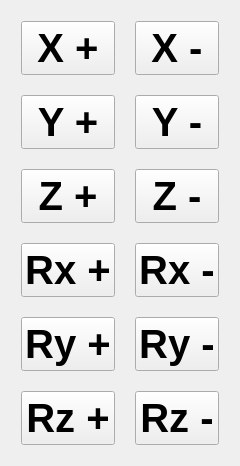
      <widget class="QWidget" name="tab_11">
       <attribute name="title">
        <string>[Base] CS Step</string>
       </attribute>
       <layout class="QGridLayout" name="gridLayout_22">
        <item row="0" column="0">
         <layout class="QGridLayout" name="gridLayout_17">
          <property name="leftMargin">
           <number>10</number>
          </property>
          <property name="topMargin">
           <number>10</number>
          </property>
          <property name="rightMargin">
           <number>10</number>
          </property>
          <property name="bottomMargin">
           <number>10</number>
          </property>
          <property name="spacing">
           <number>20</number>
          </property>
          <item row="0" column="0">
           <widget class="QPushButton" name="pushButton_jog_x1_plus_step">
            <property name="sizePolicy">
             <sizepolicy hsizetype="Preferred" vsizetype="Preferred">
              <horstretch>0</horstretch>
              <verstretch>0</verstretch>
             </sizepolicy>
            </property>
            <property name="minimumSize">
             <size>
              <width>0</width>
              <height>25</height>
             </size>
            </property>
            <property name="font">
             <font>
              <family>Ubuntu</family>
              <pointsize>30</pointsize>
              <weight>75</weight>
              <bold>true</bold>
             </font>
            </property>
            <property name="layoutDirection">
             <enum>Qt::LeftToRight</enum>
            </property>
            <property name="text">
             <string>X +</string>
            </property>
            <property name="autoDefault">
             <bool>false</bool>
            </property>
           </widget>
          </item>
          <item row="1" column="1">
           <widget class="QPushButton" name="pushButton_jog_x2_minus_step">
            <property name="enabled">
             <bool>true</bool>
            </property>
            <property name="sizePolicy">
             <sizepolicy hsizetype="Preferred" vsizetype="Preferred">
              <horstretch>0</horstretch>
              <verstretch>0</verstretch>
             </sizepolicy>
            </property>
            <property name="minimumSize">
             <size>
              <width>0</width>
              <height>25</height>
             </size>
            </property>
            <property name="font">
             <font>
              <family>Ubuntu</family>
              <pointsize>30</pointsize>
              <weight>75</weight>
              <bold>true</bold>
             </font>
            </property>
            <property name="autoFillBackground">
             <bool>false</bool>
            </property>
            <property name="text">
             <string>Y -</string>
            </property>
           </widget>
          </item>
          <item row="3" column="1">
           <widget class="QPushButton" name="pushButton_jog_x4_minus_step">
            <property name="enabled">
             <bool>true</bool>
            </property>
            <property name="sizePolicy">
             <sizepolicy hsizetype="Preferred" vsizetype="Preferred">
              <horstretch>0</horstretch>
              <verstretch>0</verstretch>
             </sizepolicy>
            </property>
            <property name="minimumSize">
             <size>
              <width>0</width>
              <height>25</height>
             </size>
            </property>
            <property name="font">
             <font>
              <family>Ubuntu</family>
              <pointsize>30</pointsize>
              <weight>75</weight>
              <bold>true</bold>
             </font>
            </property>
            <property name="text">
             <string>Rx -</string>
            </property>
           </widget>
          </item>
          <item row="0" column="1">
           <widget class="QPushButton" name="pushButton_jog_x1_minus_step">
            <property name="sizePolicy">
             <sizepolicy hsizetype="Preferred" vsizetype="Preferred">
              <horstretch>0</horstretch>
              <verstretch>0</verstretch>
             </sizepolicy>
            </property>
            <property name="minimumSize">
             <size>
              <width>0</width>
              <height>25</height>
             </size>
            </property>
            <property name="font">
             <font>
              <family>Ubuntu</family>
              <pointsize>30</pointsize>
              <weight>75</weight>
              <bold>true</bold>
             </font>
            </property>
            <property name="text">
             <string>X -</string>
            </property>
           </widget>
          </item>
          <item row="5" column="1">
           <widget class="QPushButton" name="pushButton_jog_x6_minus_step">
            <property name="sizePolicy">
             <sizepolicy hsizetype="Preferred" vsizetype="Preferred">
              <horstretch>0</horstretch>
              <verstretch>0</verstretch>
             </sizepolicy>
            </property>
            <property name="minimumSize">
             <size>
              <width>0</width>
              <height>25</height>
             </size>
            </property>
            <property name="font">
             <font>
              <family>Ubuntu</family>
              <pointsize>30</pointsize>
              <weight>75</weight>
              <bold>true</bold>
             </font>
            </property>
            <property name="text">
             <string>Rz -</string>
            </property>
           </widget>
          </item>
          <item row="2" column="0">
           <widget class="QPushButton" name="pushButton_jog_x3_plus_step">
            <property name="sizePolicy">
             <sizepolicy hsizetype="Preferred" vsizetype="Preferred">
              <horstretch>0</horstretch>
              <verstretch>0</verstretch>
             </sizepolicy>
            </property>
            <property name="minimumSize">
             <size>
              <width>0</width>
              <height>25</height>
             </size>
            </property>
            <property name="font">
             <font>
              <family>Ubuntu</family>
              <pointsize>30</pointsize>
              <weight>75</weight>
              <bold>true</bold>
             </font>
            </property>
            <property name="text">
             <string>Z +</string>
            </property>
           </widget>
          </item>
          <item row="4" column="1">
           <widget class="QPushButton" name="pushButton_jog_x5_minus_step">
            <property name="sizePolicy">
             <sizepolicy hsizetype="Preferred" vsizetype="Preferred">
              <horstretch>0</horstretch>
              <verstretch>0</verstretch>
             </sizepolicy>
            </property>
            <property name="minimumSize">
             <size>
              <width>0</width>
              <height>25</height>
             </size>
            </property>
            <property name="font">
             <font>
              <family>Ubuntu</family>
              <pointsize>30</pointsize>
              <weight>75</weight>
              <bold>true</bold>
             </font>
            </property>
            <property name="text">
             <string>Ry -</string>
            </property>
           </widget>
          </item>
          <item row="3" column="0">
           <widget class="QPushButton" name="pushButton_jog_x4_plus_step">
            <property name="sizePolicy">
             <sizepolicy hsizetype="Preferred" vsizetype="Preferred">
              <horstretch>0</horstretch>
              <verstretch>0</verstretch>
             </sizepolicy>
            </property>
            <property name="minimumSize">
             <size>
              <width>0</width>
              <height>25</height>
             </size>
            </property>
            <property name="font">
             <font>
              <family>Ubuntu</family>
              <pointsize>30</pointsize>
              <weight>75</weight>
              <bold>true</bold>
             </font>
            </property>
            <property name="text">
             <string>Rx +</string>
            </property>
           </widget>
          </item>
          <item row="2" column="1">
           <widget class="QPushButton" name="pushButton_jog_x3_minus_step">
            <property name="enabled">
             <bool>true</bool>
            </property>
            <property name="sizePolicy">
             <sizepolicy hsizetype="Preferred" vsizetype="Preferred">
              <horstretch>0</horstretch>
              <verstretch>0</verstretch>
             </sizepolicy>
            </property>
            <property name="minimumSize">
             <size>
              <width>0</width>
              <height>25</height>
             </size>
            </property>
            <property name="font">
             <font>
              <family>Ubuntu</family>
              <pointsize>30</pointsize>
              <weight>75</weight>
              <bold>true</bold>
             </font>
            </property>
            <property name="text">
             <string>Z -</string>
            </property>
           </widget>
          </item>
          <item row="1" column="0">
           <widget class="QPushButton" name="pushButton_jog_x2_plus_step">
            <property name="sizePolicy">
             <sizepolicy hsizetype="Preferred" vsizetype="Preferred">
              <horstretch>0</horstretch>
              <verstretch>0</verstretch>
             </sizepolicy>
            </property>
            <property name="minimumSize">
             <size>
              <width>0</width>
              <height>25</height>
             </size>
            </property>
            <property name="font">
             <font>
              <family>Ubuntu</family>
              <pointsize>30</pointsize>
              <weight>75</weight>
              <bold>true</bold>
             </font>
            </property>
            <property name="text">
             <string>Y +</string>
            </property>
           </widget>
          </item>
          <item row="5" column="0">
           <widget class="QPushButton" name="pushButton_jog_x6_plus_step">
            <property name="sizePolicy">
             <sizepolicy hsizetype="Preferred" vsizetype="Preferred">
              <horstretch>0</horstretch>
              <verstretch>0</verstretch>
             </sizepolicy>
            </property>
            <property name="minimumSize">
             <size>
              <width>0</width>
              <height>25</height>
             </size>
            </property>
            <property name="font">
             <font>
              <family>Ubuntu</family>
              <pointsize>30</pointsize>
              <weight>75</weight>
              <bold>true</bold>
             </font>
            </property>
            <property name="text">
             <string>Rz +</string>
            </property>
           </widget>
          </item>
          <item row="4" column="0">
           <widget class="QPushButton" name="pushButton_jog_x5_plus_step">
            <property name="sizePolicy">
             <sizepolicy hsizetype="Preferred" vsizetype="Preferred">
              <horstretch>0</horstretch>
              <verstretch>0</verstretch>
             </sizepolicy>
            </property>
            <property name="minimumSize">
             <size>
              <width>0</width>
              <height>25</height>
             </size>
            </property>
            <property name="font">
             <font>
              <family>Ubuntu</family>
              <pointsize>30</pointsize>
              <weight>75</weight>
              <bold>true</bold>
             </font>
            </property>
            <property name="text">
             <string>Ry +</string>
            </property>
           </widget>
          </item>
         </layout>
        </item>
       </layout>
      </widget>
